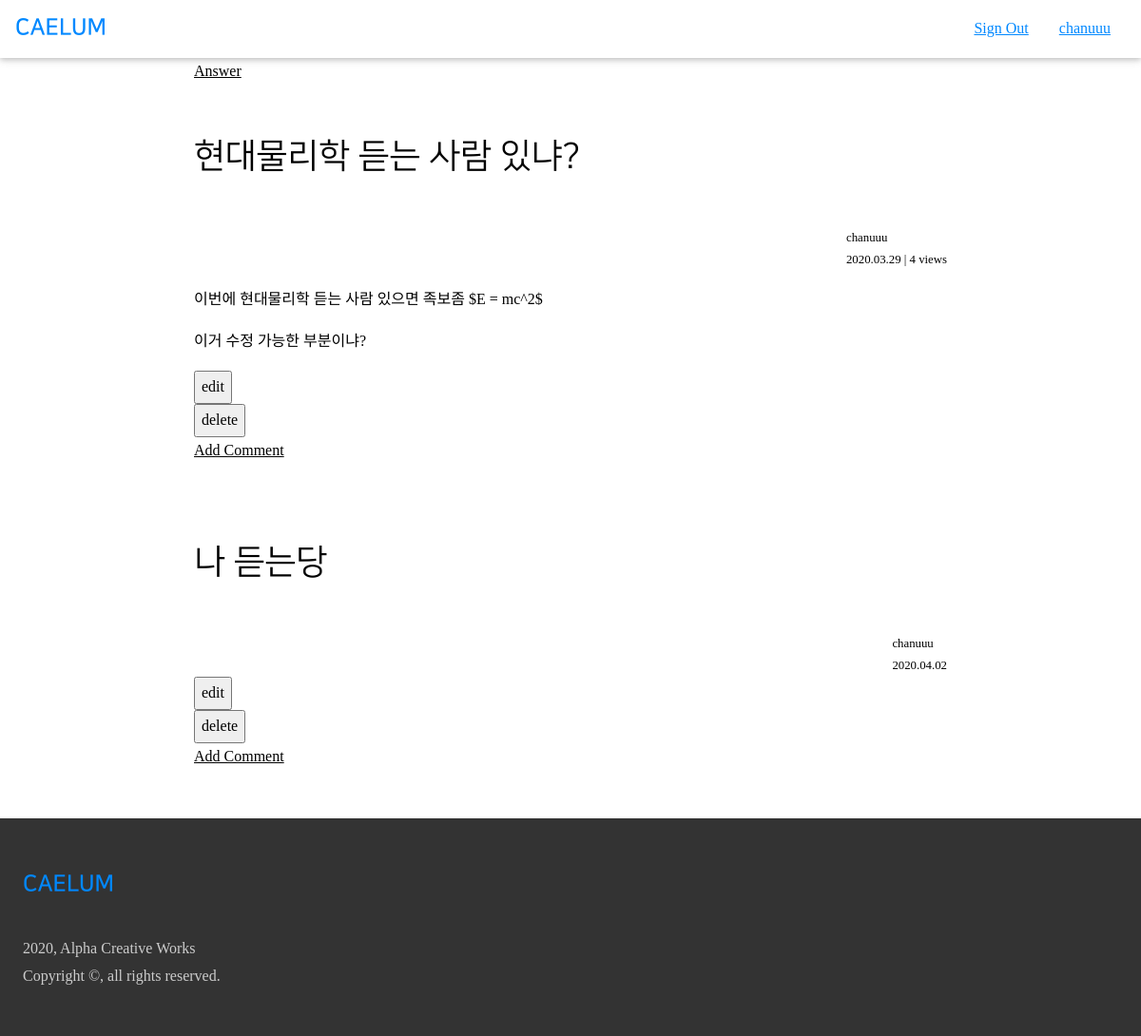
The page /article/13/ (signed in) on the database as committed earlier.
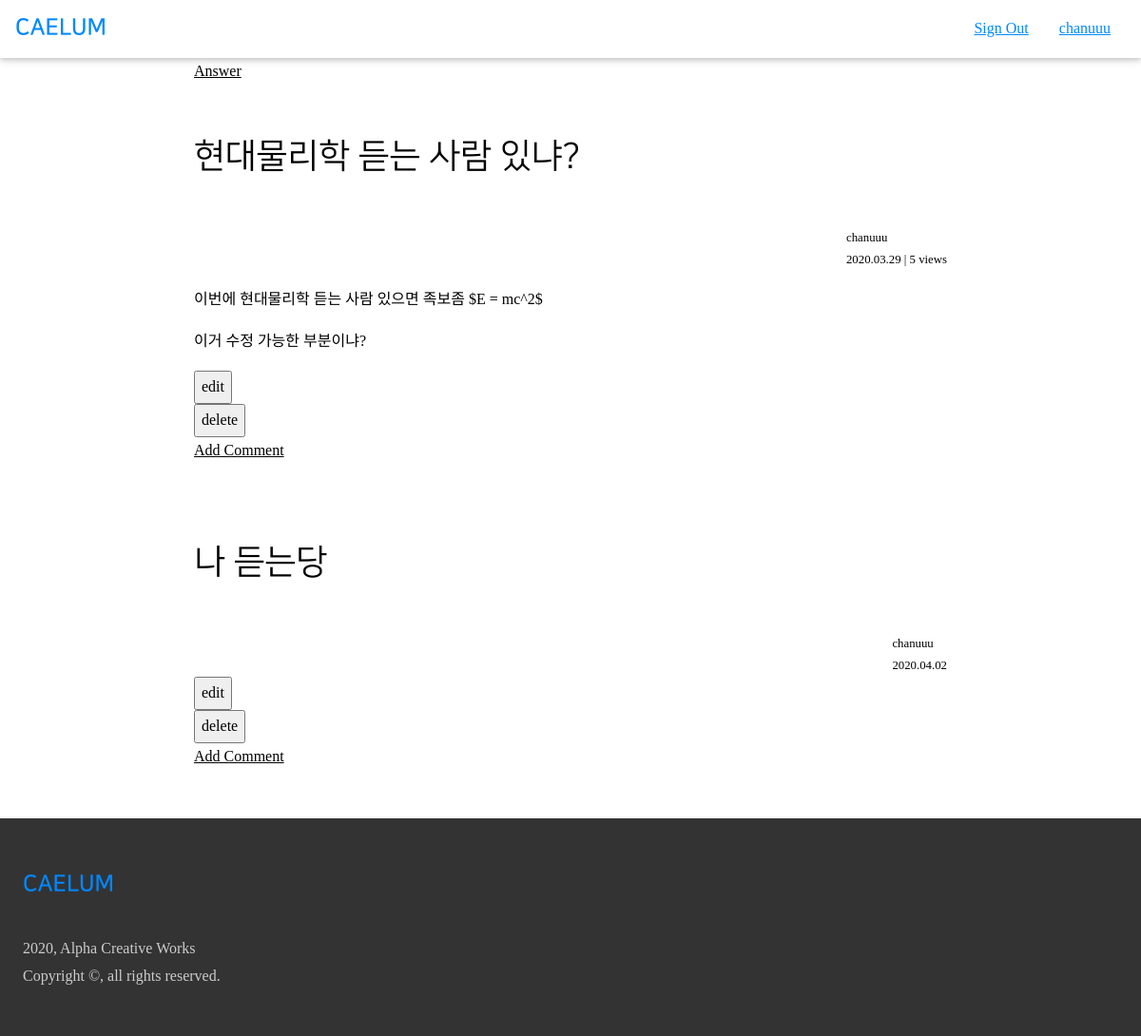
The same page on the database as committed later.
### air/models.py (models this page shows, shortened)
class Article(models.Model):
    author = models.ForeignKey(
        User,
        on_delete=models.CASCADE,
    )
    content = MarkdownxField()
    tags = TaggableManager(
        blank=True,
    )
    date_created = models.DateTimeField(
        auto_now_add=True,
    )
    hit_count = models.IntegerField(
        default=0,
    )
    is_answer = models.BooleanField(
        default=False,
    )
    parent = models.ForeignKey(
        'self',
        blank=True,
        null=True,
        on_delete=models.CASCADE,
        related_name='answers',
    )
    accepted = models.BooleanField(
        default=False,
    )
    def get_title(self):
        return self.content.split('\n')[0].replace('#', '').strip()
    def get_content(self):
        return ''.join(self.content.split('\n')[1:])
    class Meta:
        ordering = ['-date_created']

### accounts/models.py (models this page shows, shortened)
class User(AbstractBaseUser):
    email = models.EmailField(
        max_length=255,
        unique=True,
    )
    portal_id = models.CharField(
        max_length=10,
        unique=True,
        null=True,
    )
    name = models.CharField(
        max_length=30,
        null=True,
    )
    dept_major = models.CharField(
        max_length=50,
        null=True,
    )
    username = models.SlugField(
        max_length=30,
        null=True,
    )
    is_email_verified = models.BooleanField(default=False)
    is_active = models.BooleanField(default=True)
    is_admin = models.BooleanField(default=False)
    objects = UserManager()
    USERNAME_FIELD = 'email'
    REQUIRED_FIELD = [
    ]

### air/views.py (the view)
# urls.py: path('article/<int:pk>/', views.article, name='article'),
@login_required
def article(request, pk):
    user = request.user
    article = get_object_or_404(Article, pk=pk)
    if article.is_answer == True:  # answer -> redirect to question
        question = article.parent
        return redirect('air:article', pk=question.pk)
    else:  # question
        answers = article.answers
        form = CommentCreationForm()
        context = {
            'user': user,
            'article': article,
            'answers': answers,
            'form': form,
        }
        try:
            return render(request, 'air/article.html', context)
        finally:
            hit_logs = ArticleHitCount.objects.filter(
                user=user,
                article=article,
                date__lte=date.today(),
                date__gte=date.today()
            )
            if hit_logs.count() == 0:
                hits = ArticleHitCount(user=user, article=article)
                hits.save()
                article.hit_count += 1
                article.save()

### air/forms.py (shortened to what this page needs)
class CommentCreationForm(forms.ModelForm):
    content = forms.CharField(widget=forms.TextInput(attrs={
        'id': 'comment_content',
    }))
    def __init__(self, data=None, files=None, auto_id='id_%s', prefix=None, initial=None, error_class=ErrorList, label_suffix=None, empty_permitted=False, instance=None, use_required_attribute=None, renderer=None, parant=None, author=None):
        super().__init__(data=data, files=files, auto_id=auto_id, prefix=prefix, initial=initial, error_class=error_class, label_suffix=label_suffix, empty_permitted=empty_permitted, instance=instance, use_required_attribute=use_required_attribute, renderer=renderer)
        self.parent = parant
        self.author = author
    class Meta:
        model = Comment
        fields = ('content',)

### air/templatetags/markdown_extras.py (called while the page is built)
@register.filter()
@stringfilter
def markdown(value):
    return md.markdown(value, extensions=['markdown.extensions.fenced_code'])

### air/templates/air/article.html (shortened to what this page needs)
{% extends 'air/account_widget.html' %}
{% load markdown_extras %}
{% block content %}
<div class=" acw3-container acw3-max-width-840 acw3-min-height-100">
  <a href="{% url 'air:answer' article.pk %}">Answer</a>
  <div class=" acw3-padding-32">
    <h1>{{ article.get_title}}</h1>
  </div>
  <div class=" acw3-bar">
    <small class=" acw3-right"
      >{{ article.author.username }} <br />
      {{ article.date_created | date:'Y.m.d'}} | {{ article.hit_count }}
      views</small
    >
  </div>
  <div>
    {{ article.get_content | markdown | safe }}
  </div>
  <div>
     {% if article.author == user %}
    <form action="{% url 'air:edit_article' article.pk %}" method="GET">
      <input type="submit" value="edit" />
    </form>
    <form action="{% url 'air:del_article' article.pk %}" method="POST">
      <input type="submit" value="delete" />
    </form>
    {% endif %}
    <div id="comments">
      <a
        href="javascript:void(0)"
        onclick="add_comment(this)"
        class="add_comment"
        >Add Comment</a
      >
    </div>
    <br />
  </div>
  {% for answer in answers.all %}
  <div class=" acw3-padding-32">
    <h1>{{ answer.get_title }}</h1>
  </div>
  <div class=" acw3-bar">
    <small class=" acw3-right"
      >{{ answer.author.username }} <br />
      {{ answer.date_created | date:'Y.m.d'}}</small
    >
  </div>
  {% if answer.author == user %}
  <form action="{% url 'air:edit_article' article.pk %}" method="GET">
    <input type="submit" value="edit" />
  </form>
  <form action="{% url 'air:del_article' answer.pk %}" method="POST">
    <input type="submit" value="delete" />
  </form>
  {% endif %}
  <div id="comments">
    <a href="javascript:void(0)" onclick="add_comment(this)"> Add Comment</a>
  </div>
  {% endfor %}
</div>
{% endblock %}

Rows that differ between the two databases and show on the page:
changed Article "현대물리학 듣는 사람 있냐?": hit_count "4" → "5"
